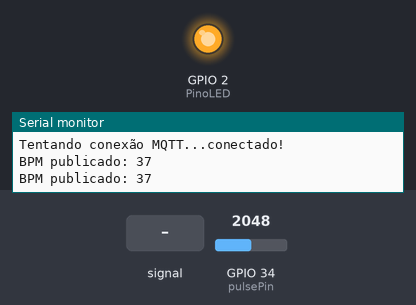
Simulated run of this sketch. Board: ESP32. Parts: output pins drawn as LEDs (lit = HIGH), the last lines printed to the serial monitor. The inputs (shaded band) are chosen by the test bench; at power-on: GPIO 34 (pulsePin) = 2048. WiFi joins after 1.5 s; servers stay silent unless stated; no MQTT or app messages arrive unless stated.

Above: at 2.7 s.
2.8 s: GPIO 34 (pulsePin) fed a 200 Hz sine of ±327 counts around its level
At 5.6 s:
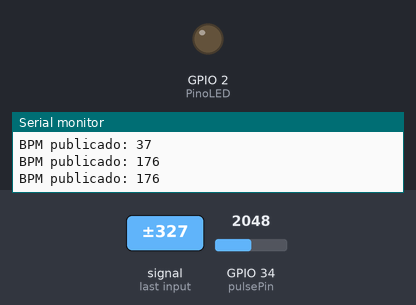
5.8 s: GPIO 34 (pulsePin) set to 1960
At 6.7 s:
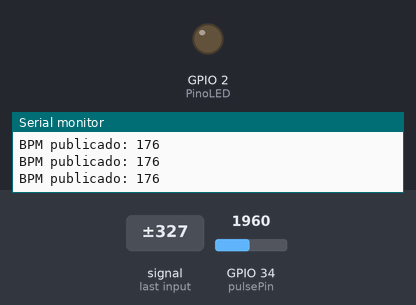
7.3 s: GPIO 34 (pulsePin) set to 2060
At 8.5 s:
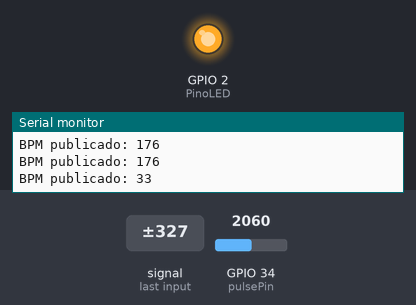
8.8 s: GPIO 34 (pulsePin) set to 1228
At 9.6 s:
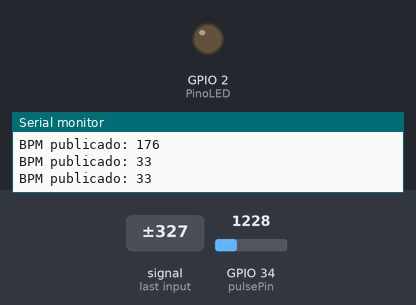
Timing chart, 0 to 11.3 s (numbered marks = the images above; inputs shaded):
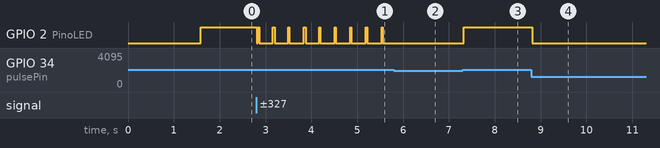

Measured:
- the behaviour switches between 2000 and 2001 on GPIO 34 (pulsePin) (found by bisection; images 2 and 3)
- after the input at 2.8 s, GPIO 2 (PinoLED): HIGH → LOW at once, then repeats every 0.32 s: HIGH 0.02 s, LOW 0.29 s
- after the input at 5.8 s, GPIO 2 (PinoLED): stops changing and stays LOW
- after the input at 7.3 s, GPIO 2 (PinoLED): LOW → HIGH at once
- after the input at 8.8 s, GPIO 2 (PinoLED): HIGH → LOW at once

The sketch:

monitorcardiaco.ino
```cpp
#include <WiFi.h>
#include <PubSubClient.h>

// ----------------------------------------------------------------------
// 1. CONFIGURAÇÕES DE WI-FI E MQTT (MUDAR ESTAS CREDENCIAIS!)
// ----------------------------------------------------------------------
const char* ssid = "iPhone";        // <<<< TROQUE AQUI
const char* password = "kkkkkkkk";    // <<<< TROQUE AQUI

// Broker MQTT Público (HiveMQ)
const char* mqtt_server = "test.mosquitto.org";
const char* mqtt_client_id = "ESP32_Monitor_Cardiaco_UNICO_20251129_FINAL";// Tópicos de Publicação
const char* topico_bpm = "monitor/cardiaco/bpm";
const char* topico_ppg_sinal = "monitor/cardiaco/ppg_sinal";

// ----------------------------------------------------------------------
// 2. VARIÁVEIS DO SENSOR
// ----------------------------------------------------------------------
const int pulsePin = 34;    // Pino de Sinal do Pulse Sensor -> GPIO 34
const int PinoLED = 2;     // LED nativo do ESP32 para indicar o pulso

int THRESHOLD = 2000;       // Ajuste este valor após o teste com o dedo
unsigned long lastBeatTime = 0;
int bpm = 0;
bool wasAbove = false;

// Variáveis para Limitar a Frequência de Publicação MQTT (1 vez por segundo)
unsigned long lastPublishTime = 0;
const long publishInterval = 1000; // Publicar a cada 1000ms (1 segundo)

// Objetos de Rede
WiFiClient espClient;
PubSubClient client(espClient);

// ----------------------------------------------------------------------
// 3. FUNÇÕES DE SUPORTE
// ----------------------------------------------------------------------

// Função de Filtro (Sua função)
int readFiltered() {
  long soma = 0;
  const int N = 4;
  for (int i = 0; i < N; i++) {
    soma += analogRead(pulsePin);
    delay(5);
  }
  return soma / N;
}

void setup_wifi() {
  // ... (Função para conectar ao WiFi) ...
  delay(10);
  Serial.println();
  Serial.print("Conectando-se a: ");
  Serial.println(ssid);

  WiFi.begin(ssid, password);

  while (WiFi.status() != WL_CONNECTED) {
    delay(500);
    Serial.print(".");
  }

  Serial.println("");
  Serial.println("WiFi Conectado!");
  Serial.print("Endereço IP: ");
  Serial.println(WiFi.localIP());
}

void reconnect() {
  // ... (Função para reconectar ao broker MQTT) ...
  while (!client.connected()) {
    Serial.print("Tentando conexão MQTT...");
    if (client.connect(mqtt_client_id)) {
      Serial.println("conectado!");
    } else {
      Serial.print("falha, rc=");
      Serial.print(client.state());
      Serial.println(" Tenta novamente em 5 segundos.");
      delay(5000);
    }
  }
}

// ----------------------------------------------------------------------
// 4. SETUP PRINCIPAL
// ----------------------------------------------------------------------
void setup() {
  Serial.begin(115200);

  setup_wifi();

  client.setServer(mqtt_server, 1883);

  // Setup do Sensor e LED
  pinMode(PinoLED, OUTPUT);
  pinMode(pulsePin, INPUT);

  Serial.println("--- SISTEMA MQTT/PULSO PRONTO ---");
  Serial.print("THRESHOLD ATUAL: ");
  Serial.println(THRESHOLD);
}

// ----------------------------------------------------------------------
// 5. LOOP PRINCIPAL
// ----------------------------------------------------------------------
void loop() {
  // 1. Manter conexão MQTT
  if (!client.connected()) {
    reconnect();
  }
  client.loop();

  // 2. Lógica do Sensor (Sua lógica anterior, roda rápido)
  int sensorValue = readFiltered();
  unsigned long now = millis();

  // Detecção de batimento
  if (sensorValue > THRESHOLD && !wasAbove && (now - lastBeatTime) > 300) {
    unsigned long intervalo = now - lastBeatTime;
    lastBeatTime = now;

    if (intervalo > 300 && intervalo < 2000) {
      bpm = 60000 / intervalo;
      digitalWrite(PinoLED, HIGH); // Pisca o LED no pico
    }

    wasAbove = true;
  }

  if (sensorValue < THRESHOLD) {
    digitalWrite(PinoLED, LOW); // Apaga o LED
    wasAbove = false;
  }

  // 3. PORTÃO DE TEMPO MQTT (Publicar apenas a cada 1 segundo)
  if (now - lastPublishTime >= publishInterval) {

      // A. Publicar Sinal PPG (Sempre útil para o gráfico)
      String ppg_payload = String(sensorValue);
      client.publish(topico_ppg_sinal, ppg_payload.c_str());

      // B. ZERAR BPM (Sua lógica de tolerância)
      if (now - lastBeatTime > 5000) {
        bpm = 0;
      }

      // C. Publicar BPM (Publica apenas se houver um valor calculado > 30)
      if (bpm > 30) {
        String bpm_payload = String(bpm);
        client.publish(topico_bpm, bpm_payload.c_str());
        Serial.print("BPM publicado: ");
        Serial.println(bpm);
      } else {
         // Publica 0 se o BPM for zero (para dashboard não travar)
        client.publish(topico_bpm, "0");
      }

      lastPublishTime = now; // Reinicia o cronômetro de publicação
  }

  delay(2);
}
```
